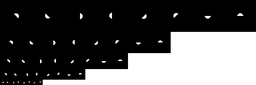
#> input picture Phase1/Code/HDmasks.png, 256 x 85 px, shrunk from 480 x 160 before the run, given in place of 1.jpg, which was not available
$ python Wrapper.py
#> lines starting #> are read from the running program, lines starting #| are printed output that depends on the picture; pictures that were not available may be replaced by others from this repository, and a replacement may not be noted
#!/usr/bin/env python3


"""
RBE/CS549 Spring 2022: Computer Vision
Homework 0: Alohomora: Phase 1 Starter Code

Colab file can be found at:
	https://colab.research.google.com/drive/1FUByhYCYAfpl8J9VxMQ1DcfITpY8qgsF

Author(s):
Prof. Nitin J. Sanket (nsanket@wpi.edu), Lening Li (lli4@wpi.edu), Gejji, Vaishnavi Vivek (vgejji@wpi.edu)
Robotics Engineering Department,
Worcester Polytechnic Institute

Code adapted from CMSC733 at the University of Maryland, College Park.
"""

# Code starts here:

import numpy as np
import cv2
import skimage.transform
import os
import sklearn.cluster
import matplotlib.pyplot as plt


class filter:
	def __init__(self):

		images = []
		sigmas = [1,2]
		dgfilterbank = self.DoGFilters(sigmas, 16)
		LMsmall_1, LMsmall_2, LMlarge_1, LMlarge_2, smalllog, largelog, gaus_s, gaus_l = self.LMF()
		gaborfilters= self.makeGaborFilters()
		halfdisk = self.halfDisk([5, 10, 15, 20, 30])


		num = 0
		for i in range(len(halfdisk)):
			img = halfdisk[i]
			img = ((img - img.min()) * (1/(img.max() - img.min()) * 255)).astype('uint8')
			num = i + 1
			cv2.imwrite(os.path.join("./HalfDiskFilters/", 'hd%d.png' % num), img)


		num = 0
		for i in range(len(gaborfilters)):
			img = gaborfilters[i]
			img = ((img - img.min()) * (1/(img.max() - img.min()) * 255)).astype('uint8')
			num = i + 1
			#cv2.imwrite(os.path.join("./GaborFilters/", 'gabor%d.png' % num), img)


		for i in range(len(dgfilterbank)):
			img = dgfilterbank[i]
			img = ((img - img.min()) * (1/(img.max() - img.min()) * 255)).astype('uint8')
			num = i + 1
			#cv2.imwrite(os.path.join("./DoGFilters/", 'DoG%d.png' % num), img)


		LMfilterbank = []


		num = 0

		for i in range(len(LMsmall_1)):
			for j in range(len(LMsmall_1[i])):
				img = LMsmall_1[i][j]
				LMfilterbank.append(img)
				img = ((img - img.min()) * (1/(img.max() - img.min()) * 255)).astype('uint8')
				num += 1
				#cv2.imwrite(os.path.join("./LMFFilters/", 'LMderv1Small%d.png' % num), img)


		num = 0
		for i in range(len(LMsmall_2)):
			for j in range(len(LMsmall_2[i])):
				img = LMsmall_2[i][j]
				LMfilterbank.append(img)
				img = ((img - img.min()) * (1/(img.max() - img.min()) * 255)).astype('uint8')
				num += 1
				#cv2.imwrite(os.path.join("./LMFFilters/", 'LMderv2Small%d.png' % num), img)


		num = 0
		for i in range(len(LMlarge_1)):
			for j in range(len(LMlarge_1[i])):
				img = LMlarge_1[i][j]
				LMfilterbank.append(img)
				img = ((img - img.min()) * (1/(img.max() - img.min()) * 255)).astype('uint8')
				num += 1
				#cv2.imwrite(os.path.join("./LMFFilters/", 'LMderv1Large%d.png' % num), img)


		num = 0
		for i in range(len(LMlarge_2)):
			for j in range(len(LMlarge_2[i])):
				img = LMlarge_2[i][j]
				LMfilterbank.append(img)
				img = ((img - img.min()) * (1/(img.max() - img.min()) * 255)).astype('uint8')
				num += 1
				#cv2.imwrite(os.path.join("./LMFFilters/", 'LMGderv2Large%d.png' % num), img)


		LoG = []
		Gaus = []

		num = 0
		for img in smalllog:
			LMfilterbank.append(img)
			img = ((img - img.min()) * (1/(img.max() - img.min()) * 255)).astype('uint8')
			num += 1
			#cv2.imwrite(os.path.join("./LoGFilters/", 'LoG_small%d.png' % num), img)


		num = 0
		for img in largelog:
			LMfilterbank.append(img)
			img = ((img - img.min()) * (1/(img.max() - img.min()) * 255)).astype('uint8')
			num += 1
			#cv2.imwrite(os.path.join("./LoGFilters/", 'LoG_large%d.png' % num), img)


		num = 0
		for img in gaus_s:
			LMfilterbank.append(img)
			img = ((img - img.min()) * (1/(img.max() - img.min()) * 255)).astype('uint8')
			num += 1
			#cv2.imwrite(os.path.join("./GaussianFilters/", 'Gaus_small%d.png' % num), img)


		num = 0
		for img in gaus_l:
			LMfilterbank.append(img)
			img = ((img - img.min()) * (1/(img.max() - img.min()) * 255)).astype('uint8')
			num += 1
			#cv2.imwrite(os.path.join("./GaussianFilters/", 'Gaus_large%d.png' % num), img)


		img = self.TextonMap(dgfilterbank, LMfilterbank, gaborfilters, halfdisk)
		#img = ((img - img.min()) * (1/(img.max() - img.min()) * 255)).astype('uint8')


	def imagesList(self, fold, tail):
		count = 1
		allimgs = []
		for i in os.listdir(fold):
			path = fold + '%d' % count + tail
			allimgs.append(path)
			count +=1

		return allimgs


	"""
	Generate Difference of Gaussian Filter Bank: (DoG)
	Display all the filters in this filter bank and save image as DoG.png,
	use command "cv2.imwrite(...)"
	"""


	def initialize(self, allimgs):

		allgray = []
		for path in allimgs:
			og = cv2.imread(path)
#> og is the input picture: shape (85, 256, 3); min 0, max 255, mean 82.6
			gray = cv2.cvtColor(og, cv2.COLOR_BGR2GRAY)
			allgray.append(gray)
		return allgray

	def Convolve(self, k, sobel):
		k = np.array(k)
		resulting_image = cv2.filter2D(k, -1, sobel)
		#DoGbank.append(resulting_image)

		return resulting_image


	def orientations(self, result, rotation, r):

		angle = (360)/rotation * r
		filtr = skimage.transform.rotate(result, angle)
		return filtr


	def Gaussian(self, sigma):
		kernel = np.zeros([7, 7]) #kernel is 7 by 7
		sig = np.square(sigma)

		x, y = np.meshgrid(np.linspace(-3, 3, 7), np.linspace(-3, 3, 7))
		exp = (np.square(x) + np.square(y))/(2 * sig)
		dim1 = (1 / (np.pi * sig)) * np.exp(-exp)

		return dim1

	def GaussianLMF(self, sigmax, sigmay):
		kernel = np.zeros([7, 7]) #kernel is 7 by 7
		sigx = np.square(sigmax)
		sigy = np.square(sigmay)

		x, y = np.meshgrid(np.linspace(-3, 3, 7), np.linspace(-3, 3, 7))
		exp = np.square(x)/(2 * sigx) + np.square(y)/(2 * sigy)
		dim1 = (1 / (np.pi * sigx * sigy)) * np.exp(-exp)

		return dim1


	def DoGFilters(self, sigmas, rotations):
		sobel = np.array([[1, 2, 1],[0, 0, 0], [-1, -2, -1]])


		filterbank = []
		for sigma in sigmas:
			gaus = self.Gaussian(sigma)

			result = cv2.filter2D(gaus,-1, sobel)

			for r in range(rotations):
				filtr = self.orientations(result,rotations, r)
				filterbank.append(filtr)

		return filterbank


	"""
	Generate Leung-Malik Filter Bank: (LM)
	Display all the filters in this filter bank and save image as LM.png,
	use command "cv2.imwrite(...)"
	"""

	def LMF(self):

		filterbank =[]
		sigSmall = [1, np.sqrt(2), 2, 2*np.sqrt(2)]
		sigLarge = [np.sqrt(2), 2, 2 * np.sqrt(2), 4]

		#Gaussian twice


		#Log
		LMsmall_1 = []
		LMsmall_2 = []
		LMlarge_1 = []
		LMlarge_2 = []


		gaus_s = []
		gaus_l = []
		for i in range(0,3):
			#small and large
			derv1_s, derv2_s = self.LM(sigSmall[i], 6)
			print("derv1 len", len(derv1_s))
			print("derv2 len", len(derv2_s))
			derv1_l, derv2_l = self.LM(sigLarge[i], 6)


			LMsmall_1.append(derv1_s)
			LMsmall_2.append(derv2_s)
			LMlarge_1.append(derv1_l)
			LMlarge_2.append(derv2_l)


		small = [i * 3 for i in sigSmall]
		large= [i * 3 for i in sigLarge]
		smalllog = self.LoG(sigSmall + small)
		largelog = self.LoG(sigLarge + large)

		for sig in sigSmall:
			gaus_s.append(self.Gaussian(sig))

		for sig in sigLarge:
			gaus_l.append(self.Gaussian(sig))


		return LMsmall_1, LMsmall_2, LMlarge_1, LMlarge_2, smalllog, largelog, gaus_s, gaus_l


	def LM(self, sigma, rotations):

		derv1 = []
		derv2 = []

		sobely = np.array([[1, 2, 1],[0, 0, 0], [-1, -2, -1]])
		sobelx = np.array([[-1, 0, 1],[-2, 0, 2], [-1, 0, 1]])


		sigmax = sigma
		sigmay = 3 * sigma
		gaus = self.GaussianLMF(sigmax, sigmay)
		firstderv = cv2.filter2D(gaus, -1, sobelx) + cv2.filter2D(gaus, -1, sobely)
		secondderv = cv2.filter2D(firstderv, -1, sobelx) +  cv2.filter2D(firstderv, -1, sobely)

		for r in range(rotations):
				filtr = self.orientations(firstderv,rotations, r)
				derv1.append(filtr)
		for r in range(rotations):
				filtr = self.orientations(secondderv,rotations, r)
				derv2.append(filtr)
		return derv1, derv2


	def LoG(self, scales):
		logs = []
		for sigma in scales:
			sigma = sigma
			k = np.array([[0, 1, 0],[1, -4, 1],[0, 1, 0]])
			gaus = self.Gaussian(sigma)
			filtr = cv2.filter2D(gaus, -1, k)
			logs.append(filtr)
		return logs


	"""
	Generate Gabor Filter Bank: (Gabor)
	Display all the filters in this filter bank and save image as Gabor.png,
	use command "cv2.imwrite(...)"
	"""

	#sigma --> larger bandwith, more stripes (30, 45)
	#theta --> orientation (0, 45, 90)
	#lambda --> width of the strips (30, 60, 100)
	#psi --> phase offset
	#gamma --> height of gabor function, the closer to one the smaller (0.25, 0.50, 0.75)
	def GaborFilter(self, sigma, theta, Lambda, psi, gamma):

		#Reference: https://en.wikipedia.org/wiki/Gabor_filter
					#https://medium.com/@anuj_shah/through-the-eyes-of-gabor-filter-17d1fdb3ac97

		"""Gabor feature extraction."""
		sigma_x = sigma
		sigma_y = float(sigma) / gamma
		# Bounding box
		nstds = 2 # Number of standard deviation sigma
		xmax = 10
		xmax = np.ceil(max(1, xmax))
		ymax = 10
		ymax = np.ceil(max(1, ymax))
		xmin = -xmax
		ymin = -ymax
		(y, x) = np.meshgrid(np.arange(ymin, ymax + 1), np.arange(xmin, xmax + 1))
		# Rotation
		x_theta = x * np.cos(theta) + y * np.sin(theta)
		y_theta = -x * np.sin(theta) + y * np.cos(theta)
		gb = np.exp(-.5 * (x_theta ** 2 / sigma_x ** 2 + y_theta ** 2 / sigma_y ** 2)) * np.cos(2 * np.pi / Lambda * x_theta + psi)

		return gb

	def makeGaborFilters(self):
		# 5 different widths, 8 different orientations
		one = self.GaborFilter(6, 0, 6, 0, 0.75 )

		two = self.GaborFilter(10, 0, 8, 0, 0.73)

		three = self.GaborFilter(16, 0, 14, 0, 0.71 )

		four = self.GaborFilter(19, 0, 18, 0, 0.67 )

		five = self.GaborFilter(23, 0, 22, 0, 0.64)


		filters = [one, two]
		gaborfilters = [one, two]


		rotations = 8

		num = 1
		for filtr in filters:

			if(num == 1):
				angled = self.GaborFilter(6, 45, 6, 0, 0.75 )
				side = self.GaborFilter(6, 0, 6, 0, 0.75 )
			if(num == 2):
				angled = self.GaborFilter(10, 45, 9, 0, 0.73)
				side = self.GaborFilter(10, 0, 9, 0, 0.73)
			#if(num == 3):
				#angled = self.GaborFilter(16, 45, 14, 0, 0.71 )
				#side = self.GaborFilter(16, 0, 14, 0, 0.71)
			'''if(num == 4):
				angled = self.GaborFilter(19, 0, 18, 0, 0.67 )
				side = self.GaborFilter(19, 0, 18, 0, 0.67 )
			if(num == 5):
				angled = self.GaborFilter(23, 0, 22, 0, 0.64)
				side = self.GaborFilter(23, 0, 22, 0, 0.64)'''


			gaborfilters.append(angled)
			gaborfilters.append(side)
			# [5 lines of commented-out code are left out]
			num += 1

		return gaborfilters


	"""
	Generate Half-disk masks
	Display all the Half-disk masks and save image as HDMasks.png,
	use command "cv2.imwrite(...)"
	"""
#8 orientations and 3 scales
	def halfDisk(self, allradius):

		halfdiskFilter = []

		for radius in allradius:
			rotations = 8
			size = radius * 2
			half_disk = np.zeros([size, size])

			disks = []
			for i in range(size):
				for j in range(size):
					dist = np.square(i-radius) + np.square(j-radius)
					if(dist < radius and i < size/2):
						half_disk[i,j] = 1
					else:
						half_disk[i,j] = 0

		#print(len(half_disk[10:40, 10:40]))


			for r in range(8):
				res = self.orientations(half_disk, rotations, r)
				disks.append(res)

			pairs = self.pairs(disks)
			halfdiskFilter += pairs


		#half_disk = half_disk[20:30, 15:25]
		#half_disk = half_disk[20:30, 15:25]
		return halfdiskFilter

	def pairs(self, halfdisklist):
		halfdiskFilter = []
		for disk in range(4):
			halfdiskFilter.append(halfdisklist[disk])
			halfdiskFilter.append(halfdisklist[disk + 4])

		return halfdiskFilter


	def chisquare(self, img, bins, filterbank):
		allchisqr = []

		i = 0
		chi_sqr_dist = 0
		while i < len(filterbank): #loop through each filter

			tmp = np.zeros(img.shape)
			mini = np.min(img)
			lef_mask = filterbank[i]
			right_mask = filterbank[i+1]


			#loop through each bin
			for j in range(bins):
				tmp[img == j + mini] = 1
				g_i = cv2.filter2D(tmp,-1, lef_mask)
				h_i = cv2.filter2D(tmp,-1, right_mask)

				chi_sqr_dist = chi_sqr_dist + ((g_i - h_i) ** 2) / (g_i + h_i + np.exp(-7))


			chi_sqr_dist = chi_sqr_dist / 2
			allchisqr.append(chi_sqr_dist)

			i = i + 2
		return allchisqr


	"""
	Generate Texton Map
	Filter image using oriented gaussian filter bank
	"""


	"""
	Generate texture ID's using K-means clustering
	Display texton map and save image as TextonMap_ImageName.png,
	use command "cv2.imwrite('...)"
	"""
	#This filter bank is just DoG, gabor, and LM
	def TextonMap(self, dgfilterbank, LMfilter, gaborfilters, halfdiskFilter):

		alltextmaps = []
		bank = dgfilterbank + LMfilter + gaborfilters

		allimgs = self.imagesList("../BSDS500/Images/", '.jpg' )
		allgray= self.initialize(allimgs)
#> allgray = 1 item

		i = 1
		for gray in allgray:

			outimg = []
			for filtr in bank:
				img_filter = cv2.filter2D(gray,-1, filtr)
				outimg.append(img_filter)

			img = np.array(outimg)
			size,width,height = img.shape
			img = img.reshape([size, width*height])
			img = img.transpose()

			kmeans = sklearn.cluster.KMeans(n_clusters = 64, n_init = 2)
			kmeans.fit(img)
			labels = kmeans.predict(img)
			textonimage = labels.reshape([width,height])


			alltextmaps.append(textonimage)


			plt.imsave(os.path.join("./Output/TextronMap/", 'TextonMap_Image%d.png' % i), textonimage)
			i += 1
#> this loop made 1 pass
#> (size, width, height, i) on pass 1: (134, 85, 256, 2)
#> pass 1, in TextonMap, `plt.imsave(os.path.join("./Output/TextronMap/", 'TextonMap_Image%d.png..`:
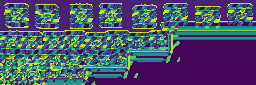
#> saved as TextonMap_Image1.png: shape (85, 256, 3); mean R, G, B 76.6, 83.3, 105.8
#> after the loop, alltextmaps = 1 item; i = 2


		"""
		Generate Texton Gradient (Tg)
		Perform Chi-square calculation on Texton Map
		Display Tg and save image as Tg_ImageName.png,
		use command "cv2.imwrite(...)"
		"""

		alltg = []
		for i in range(len(alltextmaps)):
			tg = np.mean(np.array(self.chisquare(alltextmaps[i], 64,halfdiskFilter)), axis = 0)
			alltg.append(tg)
			plt.imsave(os.path.join("./Output/TG/", 'Tg_Image%d.png' % (i+1)), tg)
#> this loop made 1 pass
#> pass 1, in TextonMap, `plt.imsave(os.path.join("./Output/TG/", 'Tg_Image%d.png' % (i+1)), tg)`:
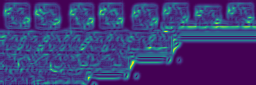
#> saved as Tg_Image1.png: shape (85, 256, 3); mean R, G, B 62.2, 57.6, 119.7
#> after the loop, alltg = 1 item


		"""
		Generate Brightness Map
		Perform brightness binning
		"""


		i = 1
		brightmap = []
		for br in allgray:
			width,height = br.shape
			br = br.reshape([width*height, 1])

			kmeans = sklearn.cluster.KMeans(n_clusters = 16, n_init = 4)
			kmeans.fit(br)
			labelsbr = kmeans.predict(br)
			brimg = labelsbr.reshape([width,height])
			brightmap.append(brimg)


			plt.imsave(os.path.join("./Output/BrightnessMap/", 'BrightnessMap_Image%d.png' % i), brimg)
			i += 1
#> this loop made 1 pass
#> (width, height, i) on pass 1: (85, 256, 2)
#> pass 1, in TextonMap, `brimg = labelsbr.reshape([width,height])`:
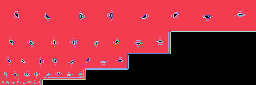
#> brimg: shape (85, 256) int32; 16 distinct labels, from 0 to 15; one colour per label, 0 black
#> pass 1, in TextonMap, `plt.imsave(os.path.join("./Output/BrightnessMap/", 'BrightnessMap_Imag..`:
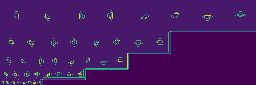
#> saved as BrightnessMap_Image1.png: shape (85, 256, 3); mean R, G, B 70.9, 23.2, 100.2
#> after the loop, brightmap = 1 item; i = 2


		"""
		Generate Brightness Gradient (Bg)
		Perform Chi-square calculation on Brightness Map
		Display Bg and save image as Bg_ImageName.png,
		use command "cv2.imwrite(...)"
		"""
		i = 1
		allbg = []
		for i in range(len(brightmap)):
			bg = np.mean(np.array(self.chisquare(brightmap[i], 16,halfdiskFilter)), axis = 0)
			allbg.append(bg)
			plt.imsave(os.path.join("./Output/BG/", 'BG_Image%d.png' % i), bg)
			i += 1
#> this loop made 1 pass
#> i on pass 1: 1
#> after the loop, allbg = 1 item


		"""
		Generate Color Map
		Perform color binning or clustering
		"""
		i = 1
		colormap = []
		allcolorimgs = []
		for path in allimgs:
			og = cv2.imread(path)
			allcolorimgs.append(og)

		for imgc in allcolorimgs:
			width,height,color = imgc.shape
			imgc = imgc.reshape([width*height, color])
			kmeans = sklearn.cluster.KMeans(n_clusters = 16, n_init = 4)
			kmeans.fit(imgc)
			labelsc = kmeans.predict(imgc)
			cimg = labelsc.reshape([width,height])
			colormap.append(cimg)


			plt.imsave(os.path.join("./Output/ColorMap/", 'ColorMap_Image%d.png' % i), cimg)
			i += 1
#> this loop made 1 pass
#> (width, height, color, i) on pass 1: (85, 256, 3, 2)
#> pass 1, in TextonMap, `cimg = labelsc.reshape([width,height])`:
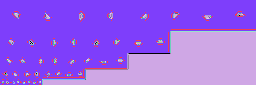
#> cimg: shape (85, 256) int32; 16 distinct labels, from 0 to 15; one colour per label, 0 black
#> pass 1, in TextonMap, `plt.imsave(os.path.join("./Output/ColorMap/", 'ColorMap_Image%d.png' %..`:
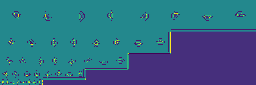
#> saved as ColorMap_Image1.png: shape (85, 256, 3); mean R, G, B 48.1, 105.9, 134
#> after the loop, colormap = 1 item; i = 2


		"""
		Generate Color Gradient (Cg)
		Perform Chi-square calculation on Color Map
		Display Cg and save image as Cg_ImageName.png,
		use command "cv2.imwrite(...)"
		"""
		allcg = []
		for i in range(len(colormap)):
			cg = np.mean(np.array(self.chisquare(colormap[i], 16,halfdiskFilter)), axis = 0)
			allcg.append(cg)
			plt.imsave(os.path.join("./Output/CG/", 'Color_Image%d.png' % (i+1)), cg)
#> this loop made 1 pass
#> pass 1, in TextonMap, `plt.imsave(os.path.join("./Output/CG/", 'Color_Image%d.png' % (i+1)), ..`:
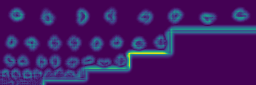
#> saved as Color_Image1.png: shape (85, 256, 3); mean R, G, B 66, 25.4, 99.4
#> after the loop, allcg = 1 item
		self.combine(alltg, allbg, allcg)


	"""
	Read Sobel Baseline
	use command "cv2.imread(...)"
	"""
	def readSobel(self):
		allimgs = self.imagesList("../BSDS500/SobelBaseline/", '.png' )
		sobelList= self.initialize(allimgs)
#> sobelList = 1 item
		'''for path in allimgs:
			og = cv2.imread(path)
			sobelList.append(og)'''
		return sobelList


	"""
	Read Canny Baseline
	use command "cv2.imread(...)"
	"""
	def readCanny(self):
		allimgs = self.imagesList("../BSDS500/CannyBaseline/", '.png' )

		cannyList = self.initialize(allimgs)
		'''for path in allimgs:
			og = cv2.imread(path)
			cannyList.append(og)'''
		return cannyList


	"""
	Combine responses to get pb-lite output
	Display PbLite and save image as PbLite_ImageName.png
	use command "cv2.imwrite(...)"
	"""

	def combine(self, tglist, bglist, cglist):
		sobelList = self.readSobel()
#> sobelList = 1 item
		cannyList = self.readCanny()


		for i in range(len(sobelList)):
			tg = tglist[i]
			bg = bglist[i]
			cg = cglist[i]

			sobel = sobelList[i]
			canny = cannyList[i]

			firstpart = (tg + bg + cg) / 3
			secondpart = (0.5 * canny) + (0.5 * sobel)

			pbedge = np.multiply(firstpart, secondpart)
			plt.imshow(pbedge, cmap = "gray")
			plt.imsave(os.path.join("./Output/PbLite/", 'PbLite_Image%d.png' % i), pbedge)


if __name__ == '__main__':
#> (the run stopped early here; a loop or call above may not have finished)
